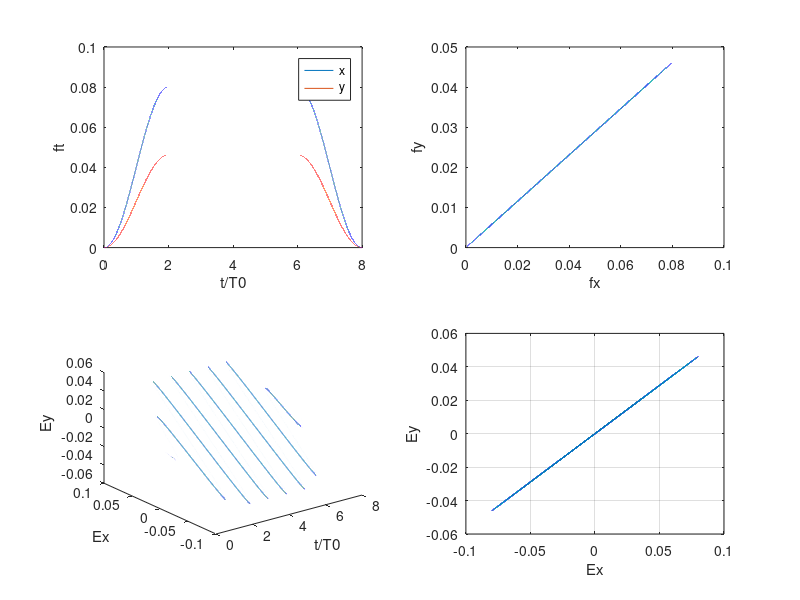
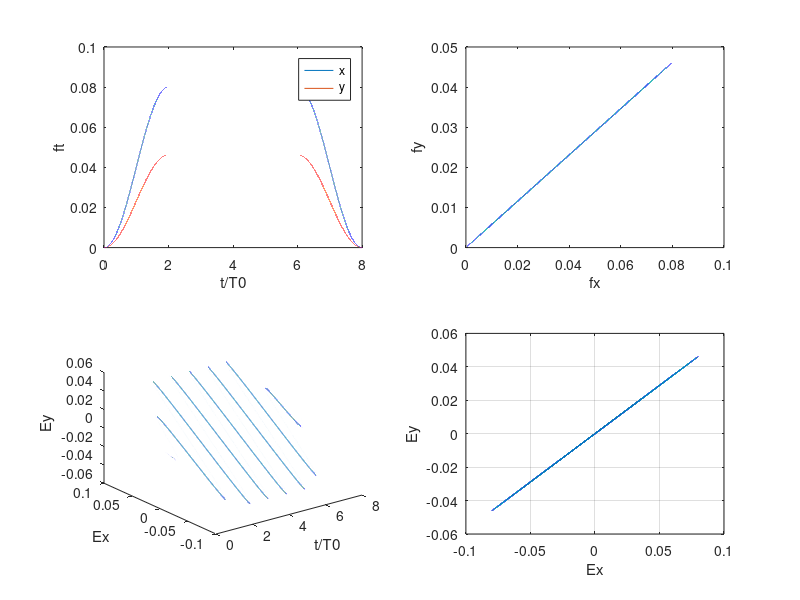

Write the MATLAB code that produced these figures, in order.
% Generate TDFunctions
clc
clear
angle = 30;   % in degree

%% laser parameters
Ix=1.5e14 * 2;
lambda=800;

ev_flag = 3; % 0 : 1; 1: sin2 ; 2:Trap ; 3:sin2+Trap
Tmax = 8;
Tup= 2 ;
dt=0.01;


E0=sqrt(Ix)*1e-8/1.873766;
omega=2*pi*2.9979*2.418884/lambda;
T0=2*pi/omega;        % one optical cycel.
tmax=Tmax*T0;
%tmax=round(tmax/dt)*dt;
t=0:dt:tmax;
tup=Tup*T0;
 Lt = length(t);
%  if mod(Lt,2) == 1
%    Lt=Lt+1;
%    t=linspace(0,tmax,Lt);
%   dt=t(2)-t(1)
% else
%      t=linspace(0,tmax,Lt);
%  	 dt=t(2)-t(1)
%  end


%% Ponderomotive radius and Up/w0 (linear field)
RR = E0/omega/omega ;

Up = E0^2/4/omega/omega;

Up_div_w0 = 3.17*Up / omega;

str_date = date;
text = sprintf('The Ponderomotive radius (linear field) is: \n\n %f a.u. \n\n Up/w_0 = %f \n\n @ %s',RR,Up_div_w0,str_date);

fid0 = fopen('Ponderomotive.txt','w');
fprintf(fid0,text);

fclose(fid0);

%% 
switch ev_flag

    case 0
        ft = 1;
    case 1
        ft = sin(t*pi/tmax).^2;
    case 2
        ft = 1/tup*t.*(t<= tup)+(t>tup).*(t<(tmax-tup))+(1)/tup*(tmax-t).*(t>= (tmax-tup)).*(t<= tmax);
    case 3
        tdown=tmax-tup;
        ft = sin(t*pi/2/tup).^2.*(t<= tup)+(t>tup).*(t<(tmax-tup))+sin((t-tdown-tup)*pi/2/tup).^2.*(t>= (tmax-tup)).*(t<= tmax);
end


%% ---------------- linearly polarization ------------------

% rotate the field
varphi=angle*pi/180;

ftx = E0*ft*cos(varphi);
fty = E0*ft*sin(varphi);

ftxi = 0.*t;    % imaginary part
ftyi = 0.*t;

% field
Ex=ftx.*cos(omega*t);
Ey=fty.*cos(omega*t);


 %% rotation the electric field around z axis ----------------
% theta1=90*pi/180;
% 
%  Ex=cos(theta1)*Ex1-sin(theta1)*Ey1;
%  Ey=sin(theta1)*Ex1+cos(theta1)*Ey1;

 
 %%  rotation the electric field around x axis ----------------

%% plot and check
figure;
subplot(221)
plot(t/T0,ftx,t/T0,fty); xlabel('t/T0'); ylabel('ft'); legend('x','y');

subplot(222)
plot(ftx,fty); xlabel('fx'); ylabel('fy');

subplot(223)
plot3(t/T0,Ex,Ey)
xlabel('t/T0'); ylabel('Ex'); zlabel('Ey');

subplot(224)
plot(Ex,Ey);
xlabel('Ex')
ylabel('Ey')
grid on;

saveas(gcf,'from_Gen_TDFunctions','png');
saveas(gcf,'from_Gen_TDFunctions','fig');

close;


%% --------- save envelope ------------------
t1=t';

% %
% fid1 = fopen('Envelope_x','w');
% for ii=1:Lt
%     fprintf(fid1,'%.12e   %.12e   %.12e\n',t1(ii),ftx(ii),ftxi(ii));
% end
% fclose(fid1);
% 
% fid2 = fopen('Envelope_y','w');
% for ii=1:Lt
%     fprintf(fid2,'%.12e   %.12e   %.12e\n',t1(ii),fty(ii),fty(ii));
% end
% fclose(fid2);

%% --------- save E(t) ------------------ 
Exi = 0.*t;
Eyi = 0.*t;

fid3 = fopen('Et_x','w');
for ii=1:Lt
    fprintf(fid3,'%.12e   %.12e   %.12e\n',t1(ii),Ex(ii),Exi(ii));
end
fclose(fid3);

fid4 = fopen('Et_y','w');
for ii=1:Lt
    fprintf(fid4,'%.12e   %.12e   %.12e\n',t1(ii),Ey(ii),Eyi(ii));
end
fclose(fid4);
